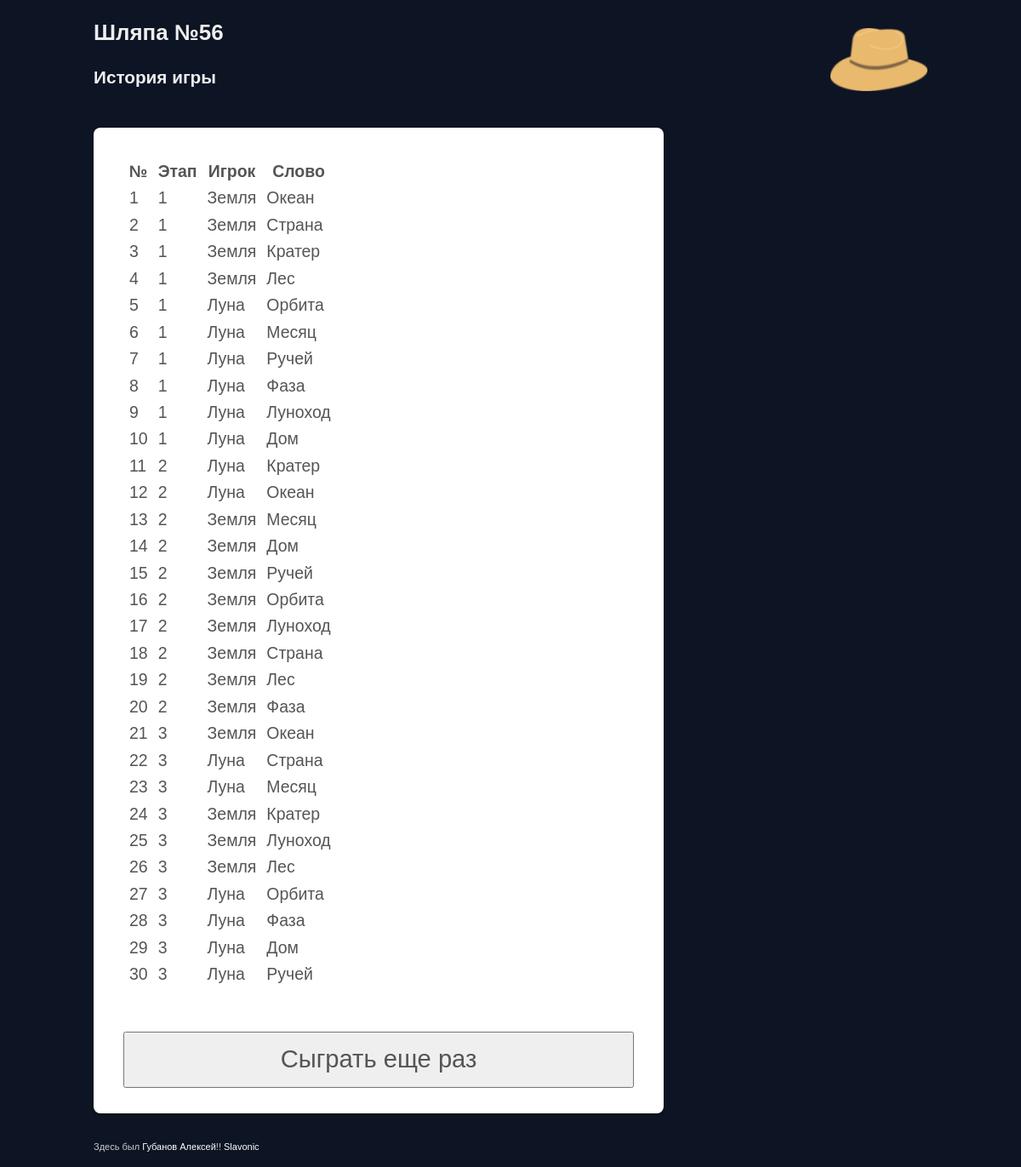
/hat/56/history, run on the app's committed database.
### hat/models.py (models this page shows, shortened)
class Game(models.Model):
  date = models.DateTimeField(auto_now_add=True) #дата начала игры
  state = models.SmallIntegerField(default=0) #этап игры
  timer = models.DateTimeField(null=True)  #время начала хода игрока
  elapsed = models.SmallIntegerField(default=0) #затрачено времени в последнем ходе предыдущего раунда
  turn_number = models.SmallIntegerField(default=0) #номер игрока, чей ход сейчас
  wordsnum = models.SmallIntegerField(default=5) #количество слов
  seconds = models.SmallIntegerField(default=60) #секунд на ход
  roundsnum = models.SmallIntegerField(default=3) #количество раундов
  def IsOver(self):
    return self.state > self.roundsnum

class History(models.Model):
  game = models.ForeignKey(Game, on_delete=models.CASCADE)
  player = models.ForeignKey(Player, on_delete=models.CASCADE)
  word = models.ForeignKey(Word, on_delete=models.CASCADE)
  state = models.SmallIntegerField(default=0)

class Player(models.Model):
  command = models.SmallIntegerField() #номер команды
  name = models.CharField(max_length=30)
  game = models.ForeignKey(Game, on_delete=models.CASCADE)
  grades = models.SmallIntegerField(default=0) #набранные очки
  cur_word = models.OneToOneField(
    'Word',
    blank=True,
    null=True,
    related_name="cur_word",
    on_delete=models.CASCADE
  )
  number = models.SmallIntegerField(default=0) #номер игрока

class Word(models.Model):
  word = models.CharField(max_length=30)
  game = models.ForeignKey(Game, on_delete=models.CASCADE)
  player = models.ForeignKey(Player, on_delete=models.CASCADE)
  checked = models.BooleanField(default=False)

### hat/views.py (the view)
# urls.py: path('<int:game_id>/history', views.history, name='history'),
def history(request, game_id):
  try:
    game = Game.objects.get(pk=game_id)
  except:
    return HttpResponseRedirect(reverse('hat:new'))
  if not game.IsOver():
    return HttpResponseRedirect(reverse('hat:game', args=(game.id,)))
  history = game.history_set.all()
  return render(request, 'hat/history.html', {'game': game, 'history':history})

### hat/templates/hat/history.html (shortened to what this page needs)
<!doctype html>
<html lang="ru">
<head>
{% load static %}
<link href="{% static 'hat/style.css' %}"  rel="stylesheet" type="text/css">
<link href="{% static 'hat/media-queries.css' %}"  rel="stylesheet" type="text/css">
</head>
<body>
<div id="pagewrap">
	<header id="header">
		<hgroup>
			<h1>Шляпа №{{ game.id }}</h1>
			<h2>История игры</h2>
		</hgroup>
  </header>
	<div id="content">
		<article class="post clearfix">
{% if history.count %}
    <table id='result'>
    <tr><th>№</th><th>Этап</th><th>Игрок</th><th>Слово</th></tr>
    {% for item in history %}
        <tr><td>{{ forloop.counter }}</td><td>{{ item.state }}</td><td>{{ item.player.name }}</td><td>{{ item.word.word }}</td></tr>
    {% endfor %}
    </table>
{% endif %}
		</article>
 <button type="button" onclick="location.href='{% url 'hat:new' %}';">Сыграть еще раз</button>
	</div>
	<footer id="footer">
		<p>Здесь был <a href="mailto:gubanov-alexey@yandex.ru?subject=Вопрос по игре Шляпа">Губанов Алексей</a>!! <a href="http://slavonicpro.ru">Slavonic</a></p>
	</footer>
</div>
</body>
</html>

### hat/static/hat/style.css (style rules this page uses)
html, body, address, blockquote, div, dl, form, h1, h2, h3, h4, h5, h6, ol, p, pre, table, ul, dd, dt, li, tbody, td, tfoot, th, thead, tr, button, del, ins, map, object, a, abbr, acronym, b, bdo, big, br, cite, code, dfn, em, i, img, kbd, q, samp, small, span, strong, sub, sup, tt, var, legend, fieldset { margin: 0; padding: 0; }
article, aside, details, figcaption, figure, footer, header, hgroup, menu, nav, section { display: block; }
button { width: 100%; height: 50pt; font: 150% Arial, Helvetica, sans-serif; color: #555; margin: 10px 0 10px 0; }
body { background: #0d1424; font: .81em/150% Arial, Helvetica, sans-serif; color: #555; }
a { color: #026acb; text-decoration: none; outline: none; }
p { margin: 0 0 1.2em; padding: 0; }
h1, h2, h3, h4, h5, h6 { line-height: 1.4em; margin: 20px 0 .4em; color: #eee; }
h1 { font-size: 2em; }
h2 { font-size: 1.6em; }
#pagewrap { width: 980px; margin: 0 auto; }
#header { position: relative; height: 100px; background: url("hat.png") no-repeat; background-position: right; }
#content { background: #fff; margin: 30px 0 30px; padding: 20px 35px; width: 600px; float: left; font-size: 150%; -webkit-border-radius: 8px; -moz-border-radius: 8px; border-radius: 8px; -webkit-box-shadow: 0 1px 3px rgba(0,0,0,.4); -moz-box-shadow: 0 1px 3px rgba(0,0,0,.4); box-shadow: 0 1px 3px rgba(0,0,0,.4); }
#result td, th { padding: 5px; }
.post { margin-bottom: 40px; }
#footer { clear: both; color: #ccc; font-size: 85%; }
#footer a { color: #fff; }
.clearfix:after { visibility: hidden; display: block; font-size: 0; content: " "; clear: both; height: 0; }
.clearfix { display: inline-block; }
.clearfix { display: block; zoom: 1; }

### data on the page
Game: id "56"
History: state "1", player.name "Земля", word.word "Океан"
History: state "1", player.name "Земля", word.word "Страна"
History: state "1", player.name "Земля", word.word "Кратер"
History: state "1", player.name "Земля", word.word "Лес"
History: state "1", player.name "Луна", word.word "Орбита"
History: state "1", player.name "Луна", word.word "Месяц"
History: state "1", player.name "Луна", word.word "Ручей"
History: state "1", player.name "Луна", word.word "Фаза"
History: state "1", player.name "Луна", word.word "Луноход"
History: state "1", player.name "Луна", word.word "Дом"
History: state "2", player.name "Луна", word.word "Кратер"
History: state "2", player.name "Луна", word.word "Океан"
History: state "2", player.name "Земля", word.word "Месяц"
History: state "2", player.name "Земля", word.word "Дом"
History: state "2", player.name "Земля", word.word "Ручей"
History: state "2", player.name "Земля", word.word "Орбита"
History: state "2", player.name "Земля", word.word "Луноход"
History: state "2", player.name "Земля", word.word "Страна"
History: state "2", player.name "Земля", word.word "Лес"
History: state "2", player.name "Земля", word.word "Фаза"
History: state "3", player.name "Земля", word.word "Океан"
History: state "3", player.name "Луна", word.word "Страна"
History: state "3", player.name "Луна", word.word "Месяц"
History: state "3", player.name "Земля", word.word "Кратер"
History: state "3", player.name "Земля", word.word "Луноход"
History: state "3", player.name "Земля", word.word "Лес"
History: state "3", player.name "Луна", word.word "Орбита"
History: state "3", player.name "Луна", word.word "Фаза"
History: state "3", player.name "Луна", word.word "Дом"
History: state "3", player.name "Луна", word.word "Ручей"
